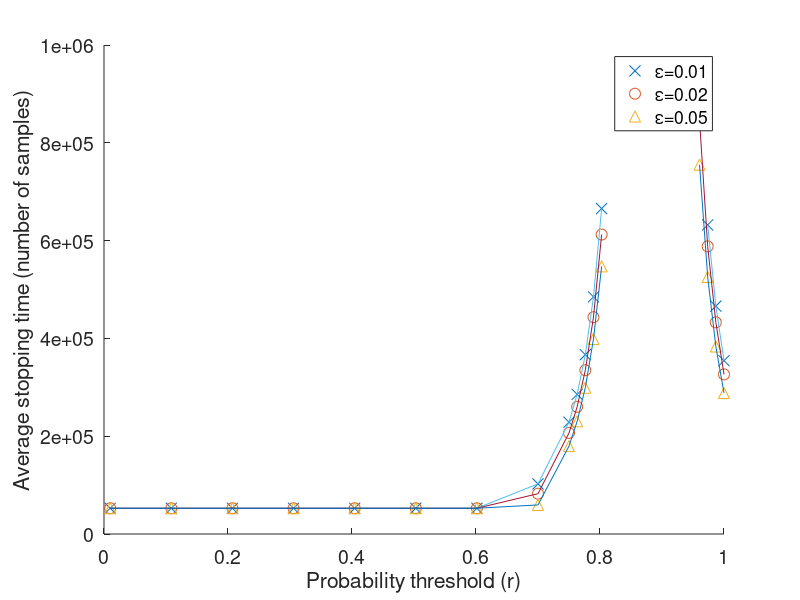

Here is the MATLAB script that generated this plot:
clear variables;

reload = false;
if reload
	mtrue = 0.88746;
	nRuns = 1000;
	load('results/gammas_2e6_from2e5.mat');

	rs = [linspace(0.01,0.70,8), ...
		  linspace(0.75,1,20)];

	epsilons = [0.01,0.02,0.05];

	errs = zeros(length(rs),length(epsilons));
	ET = 1e8*ones(length(rs),length(epsilons));
	T = nan(nRuns,length(rs),length(epsilons));
	Nfix = zeros(nRuns,length(epsilons));
	
	xi = 0.3;

	for i=1:nRuns
		fname = sprintf('~/data/phd/mcmchyp/odemcmc-jakstat-1-2000000-50000-1-%d.mat',i);
		fprintf('Reading %s\n',fname);
		load(fname);
		sfx = cumsum(f);
		N = length(f);	
		gamma = gammas(i);

		for j=1:length(rs)
			r = rs(j);
			
			n0 = floor(100/gamma);
			imax = floor(log(N/n0)/log(1+xi));
			ntest = floor(n0*(1+xi).^(1:imax));
			
			sfxz(ntest) = sfx(ntest)-ntest'*r;
			for k=1:length(epsilons)
				epsilon = epsilons(k);
				g = sqrt((ntest/gamma) .* (log(1/epsilon) + 1 + 2*log(1:imax)));
				tj = find(abs(sfxz(ntest))>g,1,'first');
				if ~isempty(tj)
					T(i,j,k) = ntest(tj);
					if (r < mtrue) && (sfxz(ntest(tj)) < 0)
						errs(j,k) = errs(j,k) + 1;
					elseif (r > mtrue) && (sfxz(ntest(tj)) > 0)
						errs(j,k) = errs(j,k) + 1;
					end
				end
			end
		end
	end

	for j=1:length(rs)
		for k=1:length(epsilons)
			if ~any(isnan(T(:,j,k)))
				ET(j,k) = mean(T(:,j,k));
			else
				ET(j,k) = nan;
			end
		end
	end
	save('results/figure_seqnoindeteps_dat.mat',...
		'ET','xi','rs','epsilons','nRuns')
else
	load('results/figure_seqnoindeteps_dat.mat');
end

%% Plotting (e)
fh = figure; hold on;
markersize = 8;
plot(rs,ET(:,1),'x','markers',markersize);
plot(rs,ET(:,2),'o','markers',markersize);
plot(rs,ET(:,3),'^','markers',markersize);
plot(1,nan,'-');
plot(1,nan,'--');
plot(rs,ET(:,1),'-','markers',markersize);
plot(rs,ET(:,2),'-','markers',markersize);
plot(rs,ET(:,3),'-','markers',markersize);
legend({'\epsilon=0.01','\epsilon=0.02','\epsilon=0.05'});
ylim([0 1e6]);
set(gca,'yscale','linear')
xlabel('Probability threshold (r)','FontSize',12);
ylabel('Average stopping time (number of samples)','FontSize',12);
set(findall(gcf,'type','text'),'FontSize',16)
set(gca,'FontSize',14)
saveas(fh,'figs/figure_seqnoindeteps','eps');